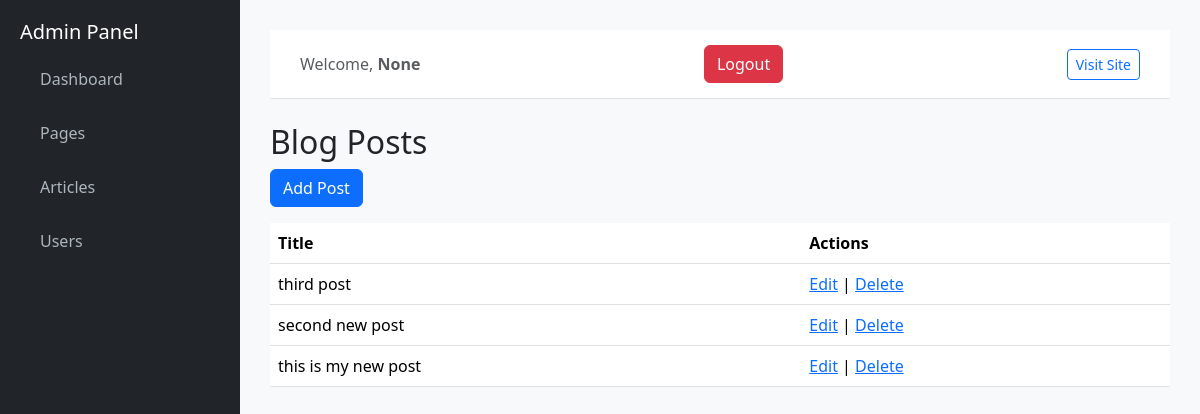
The page /admin/posts on the database as committed earlier.
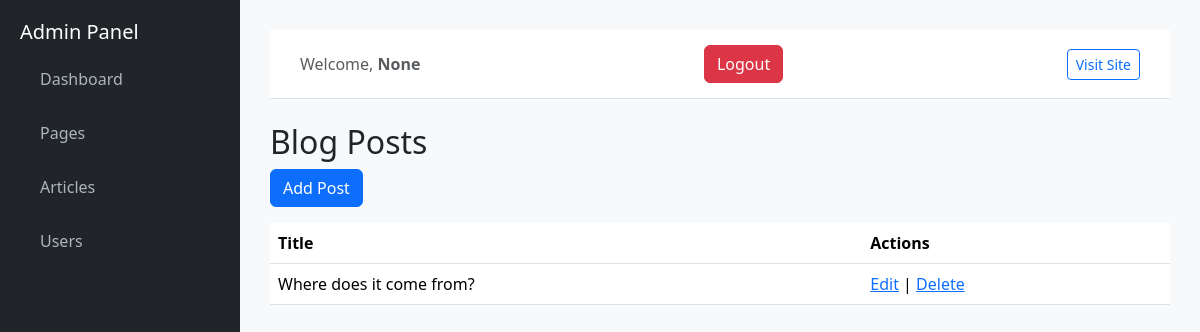
The same page on the database as committed later.
### tables this page shows
CREATE TABLE posts (
            id INTEGER PRIMARY KEY AUTOINCREMENT,
            title TEXT NOT NULL,
            slug TEXT NOT NULL UNIQUE,
            content TEXT NOT NULL,
            thumbnail TEXT,
            created_at TIMESTAMP DEFAULT CURRENT_TIMESTAMP
        );

### admin_app/routes.py (the view)
@admin_bp.route("/posts")
def admin_posts():
    conn = get_db()
    posts = conn.execute("SELECT * FROM posts ORDER BY created_at DESC").fetchall()
    conn.close()
    return render_template("posts.html", posts=posts)

### admin_app/routes.py (called while the page is built)
def get_db():
    conn = sqlite3.connect(DB_NAME)
    conn.row_factory = sqlite3.Row
    return conn

### admin_app/templates/posts.html
{% extends "admin_base.html" %}
{% block content %}
<h2>Blog Posts</h2>
<a href="/admin/add-post" class="btn btn-primary">Add Post</a>
<table class="table mt-3">
<tr><th>Title</th><th>Actions</th></tr>
{% for post in posts %}
<tr>
<td>{{ post.title }}</td>
<td>
<a href="/admin/edit-post/{{ post.id }}">Edit</a> |
<a href="/admin/delete-post/{{ post.id }}">Delete</a>
</td>
</tr>
{% endfor %}
</table>
{% endblock %}

Rows that differ between the two databases and show on the page:
removed posts: title "third post"
removed posts: title "second new post"
removed posts: title "this is my new post"
added posts: title "Where does it come from?"
